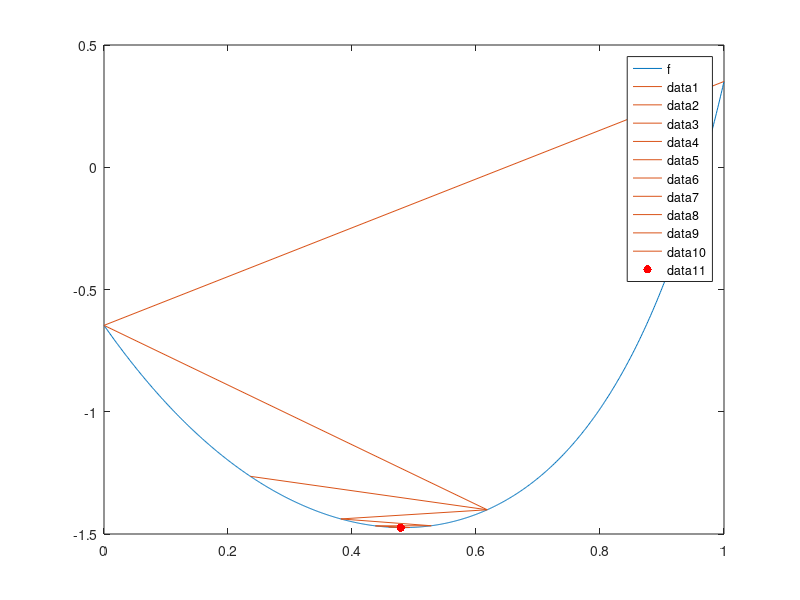

Here is the MATLAB script that generated this plot:
function lab_02()
    clc();

    a = 0;
    b = 1;
    eps = 1e-2;

    debugFlag = true;
    delay = 0.5;

    fplot(@f, [a, b]);
    hold on;

    tau = (sqrt(5) - 1) / 2;
    l = b - a;

    x1 = b - tau * l;
    x2 = a + tau * l;
    f1 = f(x1);
    f2 = f(x2);

    N = 2;
    while true
        if debugFlag
            fprintf('N = %2d:   a = %.10f;   b = %.10f;\n', N, a, b);
            line([a b], [f(a) f(b)]);
            pause(delay);
        end

        if l > 2 * eps
            if f1 <= f2
                b = x2;
                l = b - a;

                x2 = x1;
                f2 = f1;

                x1 = b - tau * l;
                f1 = f(x1);
            else
                a = x1;
                l = b - a;

                x1 = x2;
                f1 = f2;

                x2 = a + tau * l;
                f2 = f(x2);
            end

            N = N + 1;
        else
            xStar = (a + b) / 2;
            fStar= f(xStar);

            N = N + 1;
            break
        end
    end

    scatter(xStar, fStar, 'r', 'filled');
    fprintf('\nОтвет:   N = %2d;   x* = %.10f;   f(x*) = %.10f.\n\n', N, xStar, fStar);
end

function y = f(x)
    y = cosh((3 .* power(x, 3) + 2 .* power(x, 2) - 4 .* x + 5) ./ 3) + tanh((power(x, 3) - 3 .* power(2, 1/2) .* x - 2) ./ (2 .* x + power(2, 1/2))) - 2.5;
end
